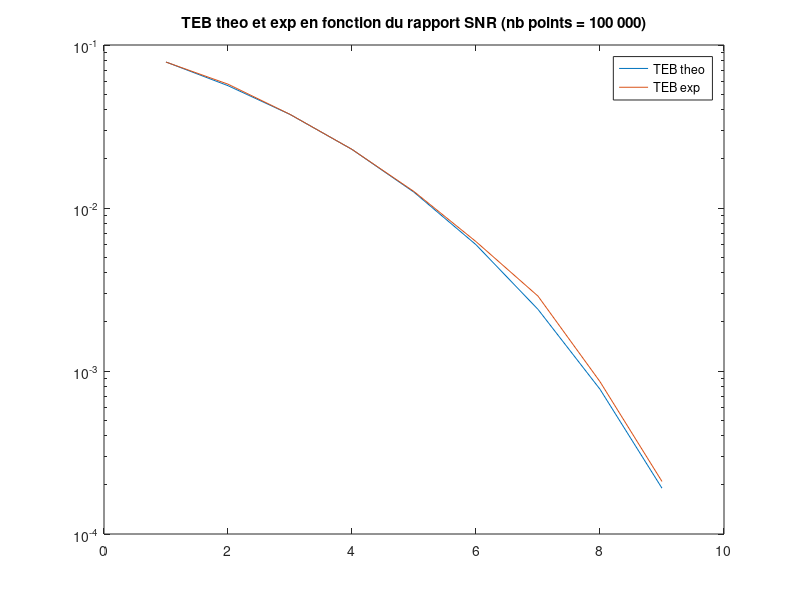

MATLAB code to generate this figure:
close all;

%% Étude de l’impact du bruit, filtrage adapté, 
%% taux d'erreur binaire, efficacité en puissance

Fe = 24000; % Fréquence d'échantillonnage (HsignalDEMOD)
Te = 1/Fe;  % Période d'échantillonnage (secondes)
Rb = 3000; % Débit binaire (bits/seconde)
n = 100000; % Nombre de bits dans le signal
T = n/Rb; % Durée du signal (secondes)

bits = randi([0 1],1,n);

erreurs1 = zeros(1,8);
erreurs_theo1 = zeros(1,8);

%% Chaine de référence

M = 2;
Rs = Rb/log2(M);
Ns = floor(Fe/Rs);

mapping = 2*bits-1;
mapping = kron(mapping, [1 zeros(1, Ns-1)]);

h = ones(1,Ns);

% Formation du bruit

for i=0:8

signalMOD = filter(h,1,mapping); % Modulation

P = mean(abs(signalMOD).^2);
SNR = 10^(i/10);
sig = sqrt(P*Ns/(2*SNR));
bruit = sig * randn(1, length(signalMOD));

% Ajout du bruit 
signalMOD = signalMOD + bruit;

signalDEMOD = filter(h,1,signalMOD); % demodulation

% Choix de n0
n0=Ns;

% Échantillonnage
signalECH = signalDEMOD(n0:Ns:end);

% Diagramme de l'oeil
% figure;
% plot(reshape(signalDEMOD, Ns, length(signalDEMOD)/Ns));
% title("Diagramme de l'oeil avec canal de propagation et perturbations avec i=",i);

% Détecteur à seuil
signalECH(signalECH<=0) = -1;
signalECH(signalECH>0) = 1;

% Démapping 
signalECH = (signalECH+1)/2;

% taux d'erreur binaire
err = sum(abs(signalECH-bits))/n
erreurs1(i+1)= err;

% taux d'erreur binaire théorique
err_theo = qfunc(sqrt(2*SNR));
erreurs_theo1(i+1)= err_theo;

end

figure;
semilogy(erreurs_theo1);
hold on;
semilogy(erreurs1);
title("TEB theo et exp en fonction du rapport SNR (nb points = 100 000)");
legend('TEB theo','TEB exp');